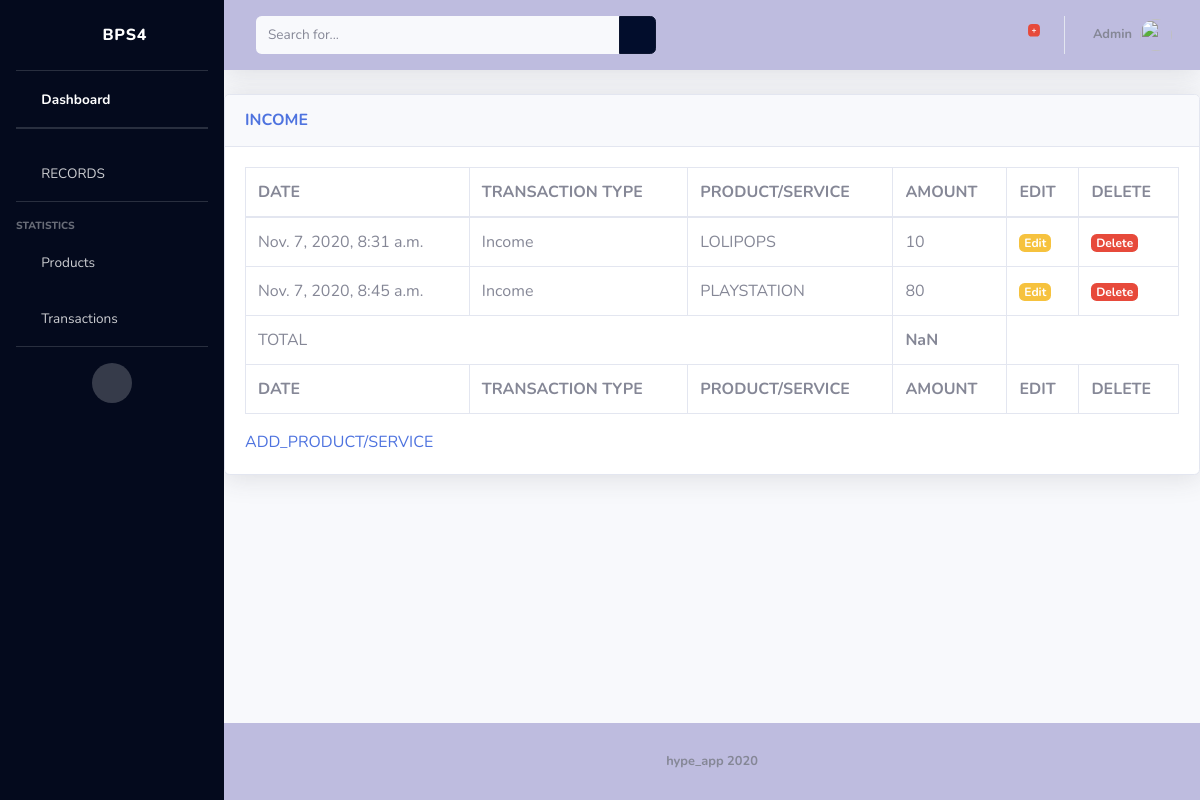
Before: /incomelist/ with the older database file.
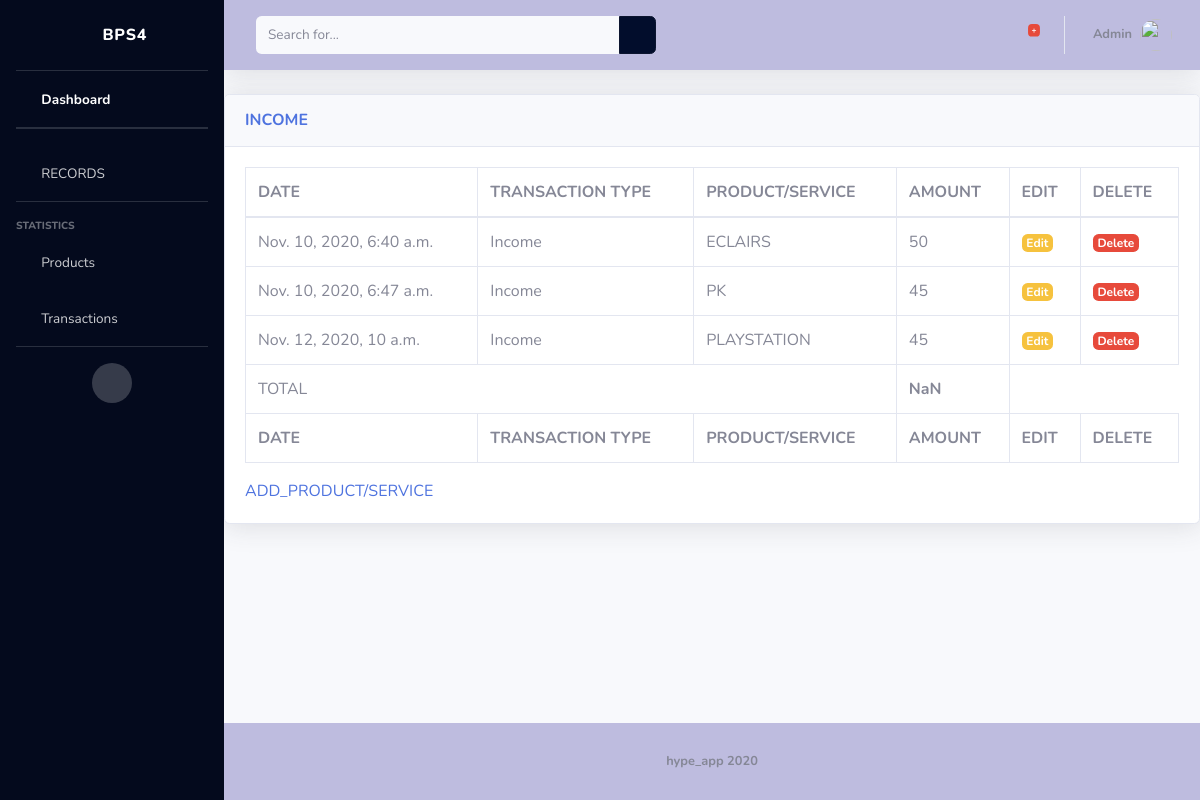
After: the same page with the newer database file.
### ps4/models.py (models this page shows)
class Transactions(models.Model):
	TRANSACTION_TYPES = [
		('Income', 'income'),
		('Expense','expense'),
		('Savings', 'savings'),
		]
	date_created = models.DateTimeField(auto_now_add=True)
	date_updated = models.DateTimeField(auto_now=True)
	transaction_type = models.CharField(max_length=10, blank=False, null=False, choices=TRANSACTION_TYPES, default='income')
	quantity = models.DecimalField(decimal_places=2, max_digits=8)
	unit_price = models.IntegerField( default=0 )
	productsandservices = models.ForeignKey(ProductsandServices, default = 1,on_delete=models.CASCADE)
	customer_name = models.CharField(max_length=15, default='client')

class ProductsandServices(models.Model):
	name = models.CharField(max_length=10, blank=False, null=False)
	description = models.TextField(max_length=200)
	class Meta:
		verbose_name = "productsandservice"
		verbose_name_plural = "productsandservices"
	def __str__(self):
		return self.name

### ps4/views.py (the view)
# urls.py: url(r'^incomelist/$', incomelistView.as_view(), name="incomelist"),
class incomelistView(TemplateView):
    template_name = 'records/incomelist.html'
    def get(self, request):
        form = TransactionsForm()
        tns = Transactions.objects.filter(transaction_type='Income')
        args = {form:'form','tns':tns}
        return render( request, self.template_name, args)

### ps4/templates/records/incomelist.html (shortened to what this page needs)
{%extends 'ps4/base.html'%}
{%load static%}
{%block content%}
          <div class="card shadow mb-4">
            <div class="card-header py-3">
              <h6 class="m-0 font-weight-bold text-primary">INCOME</h6>
            </div>
            <div class="card-body">
              <div class="table-responsive">
                <table class="table table-bordered" id="dataTable" width="100%" cellspacing="0">
                  <thead>
                    <tr>
                      <th scope="col" >DATE</th>
                      <th scope="col">TRANSACTION TYPE</th>
                      <th scope="col">PRODUCT/SERVICE</th>
                      <th scope="col"> AMOUNT</th>
                      <th scope="col">EDIT</th>
                      <th scope="col">DELETE</th>
                    </tr>
                  </thead>
                  <tbody>
                    {%for data in tns%}
                  <tr>
                    <td> {{data.date_created}}</td>
                    <td>{{data.transaction_type}}</td>
                    <td>{{data.productsandservices}}</td>
                    <td>{{data.unit_price}}</td>
                    <td><a style="text-decoration:None; color:black;" href="/transactions/edit/{{tns.id}}"><span class="badge badge-warning">Edit</span></a></td>
                    <td><a style="text-decoration:None; color:black;" href="/transactions/delete/{{tns.id}}"><span class="badge  badge-danger">Delete</span></a></td>
                  </tr>
                    {% endfor%}
                  <tr>
                    <td colspan="3">TOTAL</td>
                    <td id="totalamt" style="font-weight: bold"></td>
                  </tr>
                  </tbody>
                  <tfoot>
                    <tr>
                      <th scope="col" >DATE</th>
                      <th scope="col">TRANSACTION TYPE</th>
                      <th scope="col">PRODUCT/SERVICE</th>
                      <th scope="col"> AMOUNT</th>
                      <th scope="col">EDIT</th>
                      <th scope="col">DELETE</th>
                    </tr>
                  </tfoot>
                </table>
              </div>
           <a href="/productservice/">ADD_PRODUCT/SERVICE</a>
        </div>
      </div>
{% endblock %}

Changed rows visible on the page:
removed Transactions: date_created "Nov. 7, 2020, 8:31 a.m.", transaction_type "Income", productsandservices "LOLIPOPS", unit_price "10"
removed Transactions: date_created "Nov. 7, 2020, 8:45 a.m.", transaction_type "Income", productsandservices "PLAYSTATION", unit_price "80"
added Transactions: date_created "Nov. 10, 2020, 6:40 a.m.", transaction_type "Income", productsandservices "ECLAIRS", unit_price "50"
added Transactions: date_created "Nov. 10, 2020, 6:47 a.m.", transaction_type "Income", productsandservices "PK", unit_price "45"
added Transactions: date_created "Nov. 12, 2020, 10 a.m.", transaction_type "Income", productsandservices "PLAYSTATION", unit_price "45"
